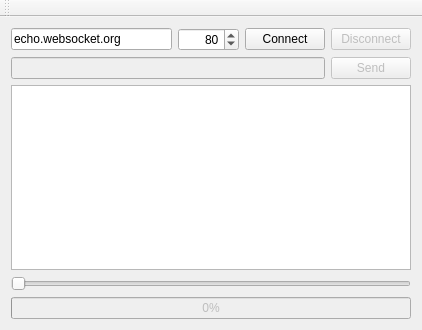
<?xml version="1.0" encoding="UTF-8"?>
<ui version="4.0">
 <class>MainWindow</class>
 <widget class="QMainWindow" name="MainWindow">
  <property name="geometry">
   <rect>
    <x>0</x>
    <y>0</y>
    <width>422</width>
    <height>330</height>
   </rect>
  </property>
  <property name="windowTitle">
   <string>MainWindow</string>
  </property>
  <widget class="QWidget" name="centralWidget">
   <layout class="QVBoxLayout" name="verticalLayout_2">
    <item>
     <layout class="QHBoxLayout" name="horizontalLayout">
      <item>
       <widget class="QLineEdit" name="lineServer">
        <property name="text">
         <string>echo.websocket.org</string>
        </property>
       </widget>
      </item>
      <item>
       <widget class="QSpinBox" name="spinBoxPort">
        <property name="alignment">
         <set>Qt::AlignRight|Qt::AlignTrailing|Qt::AlignVCenter</set>
        </property>
        <property name="maximum">
         <number>65535</number>
        </property>
        <property name="value">
         <number>80</number>
        </property>
       </widget>
      </item>
      <item>
       <widget class="QPushButton" name="pushButtonConectar">
        <property name="text">
         <string>Connect</string>
        </property>
       </widget>
      </item>
      <item>
       <widget class="QPushButton" name="pushButtonDesconectar">
        <property name="enabled">
         <bool>false</bool>
        </property>
        <property name="text">
         <string>Disconnect</string>
        </property>
       </widget>
      </item>
     </layout>
    </item>
    <item>
     <layout class="QHBoxLayout" name="horizontalLayout_2">
      <item>
       <widget class="QLineEdit" name="lineEdit">
        <property name="enabled">
         <bool>false</bool>
        </property>
       </widget>
      </item>
      <item>
       <widget class="QPushButton" name="pushButtonEnviar">
        <property name="enabled">
         <bool>false</bool>
        </property>
        <property name="text">
         <string>Send</string>
        </property>
       </widget>
      </item>
     </layout>
    </item>
    <item>
     <widget class="QPlainTextEdit" name="plainTextLog"/>
    </item>
    <item>
     <layout class="QVBoxLayout" name="verticalLayout">
      <item>
       <widget class="QSlider" name="horizontalSlider">
        <property name="enabled">
         <bool>false</bool>
        </property>
        <property name="maximum">
         <number>100</number>
        </property>
        <property name="orientation">
         <enum>Qt::Horizontal</enum>
        </property>
       </widget>
      </item>
      <item>
       <widget class="QProgressBar" name="progressBar">
        <property name="enabled">
         <bool>false</bool>
        </property>
        <property name="value">
         <number>0</number>
        </property>
       </widget>
      </item>
     </layout>
    </item>
   </layout>
  </widget>
  <widget class="QToolBar" name="mainToolBar">
   <attribute name="toolBarArea">
    <enum>TopToolBarArea</enum>
   </attribute>
   <attribute name="toolBarBreak">
    <bool>false</bool>
   </attribute>
  </widget>
 </widget>
 <layoutdefault spacing="6" margin="11"/>
 <resources/>
 <connections/>
</ui>
